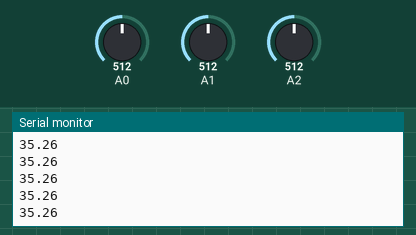
This sketch was run on a simulated Arduino Uno, built with avr-gcc and run on an emulated ATmega328P. On the bench: the last lines printed to the serial monitor. The test bench sets the inputs (shaded band); at power-on: A0 = 512, A1 = 512, A2 = 512.

Above: at 1.2 s.
1.3 s: A0 set to 716
At 2.3 s:
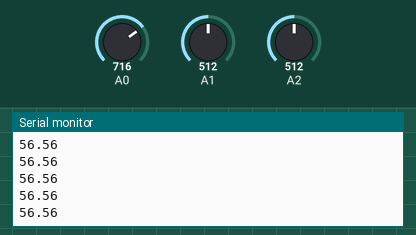
2.8 s: A1 set to 716
At 3.7 s:
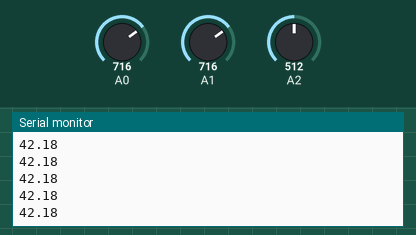
4.3 s: A2 set to 716
At 5.0 s:
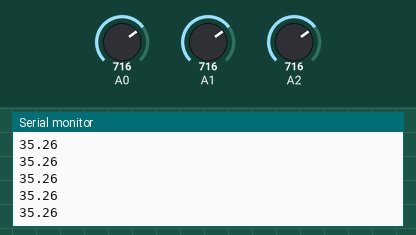
5.8 s: A0 set to 900
At 6.5 s:
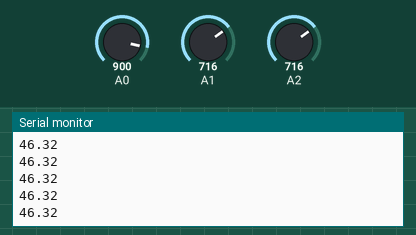
7.3 s: A1 set to 900
At 8.4 s:
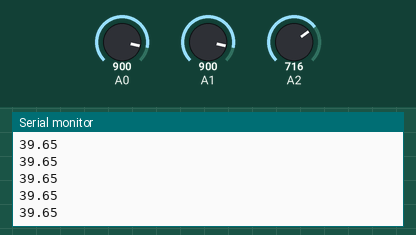
8.8 s: A2 set to 900
At 9.8 s:
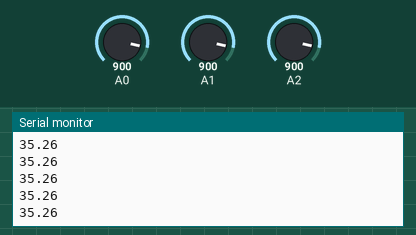
Timing chart, 0 to 11.3 s (numbered marks = the images above; inputs shaded):
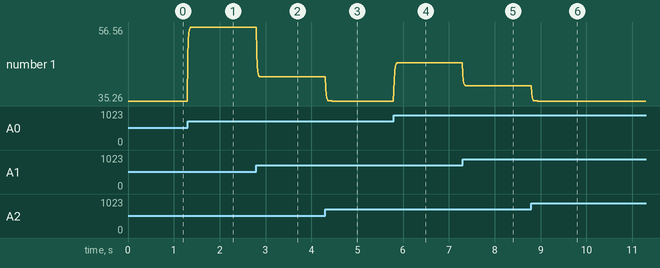

Measured:
- after the input at 1.3 s, the serial monitor: prints a new line at once (image 1)
- after the input at 2.8 s, the serial monitor: prints a new line at once (image 2)
- after the input at 4.3 s, the serial monitor: prints a new line at once (image 3)
- after the input at 5.8 s, the serial monitor: prints a new line at once (image 4)
- after the input at 7.3 s, the serial monitor: prints a new line at once (image 5)
- after the input at 8.8 s, the serial monitor: prints a new line at once (image 6)
- plotted number 1: 35.26 → 56.56 after the input at 1.3 s, 56.56 → 42.18 after the input at 2.8 s, 42.18 → 35.26 after the input at 4.3 s, 35.26 → 46.32 after the input at 5.8 s, 46.32 → 39.65 after the input at 7.3 s

The sketch:

k.ino
```cpp
const float alpha = 0.5;

double fXg = 0;
double fYg = 0;
double fZg = 0;

void setup()
{
    Serial.begin(9600);
}

void loop()
{
    double pitch, roll, Xg, Yg, Zg;
    Xg = analogRead( 0 );
    Xg = acceleration( Xg );
    Yg = analogRead( 1 );
    Yg = acceleration( Yg );
    Zg = analogRead( 2 );
    Zg = acceleration( Zg );

    //Low Pass Filter
    fXg = Xg * alpha + (fXg * (1.0 - alpha));
    fYg = Yg * alpha + (fYg * (1.0 - alpha));
    fZg = Zg * alpha + (fZg * (1.0 - alpha));

    //Roll & Pitch Equations
    roll  = (atan2(-fYg, fZg)*180.0)/M_PI;
    pitch = (atan2(fXg, sqrt(fYg*fYg + fZg*fZg))*180.0)/M_PI;
    //String pi = "P" + String(pitch);
    //String ro = "R" + String(roll);
    Serial.println(pitch);
    //Serial.println();
    delay(10);
}

double acceleration( int accelVolt ) {
  return map_double(accelVolt, 0.0, 666.666/*hailsatan*/, -3.0, 3.0);
}

float map_double(double x, double in_min, double in_max, double out_min, double out_max) {
  return (x - in_min) * (out_max - out_min) / (in_max - in_min) + out_min;
}
```
